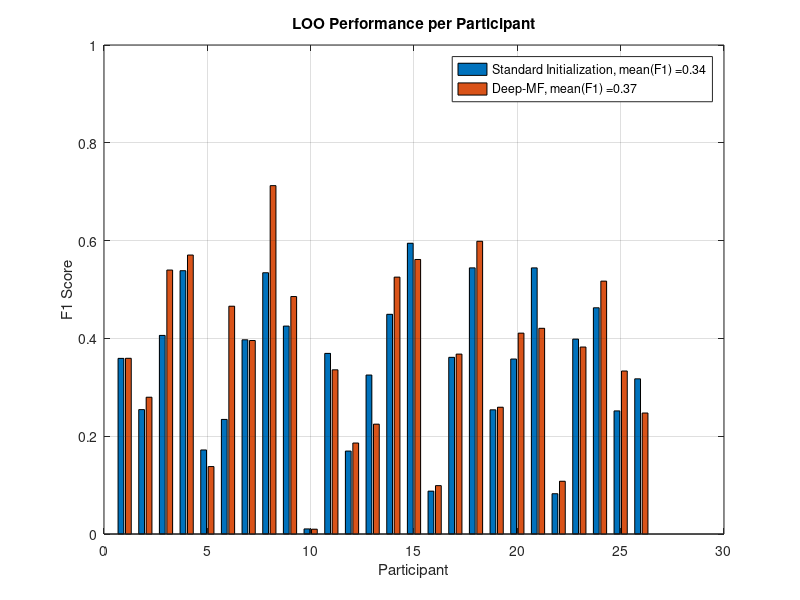

MATLAB code for this plot:
load("LOO_results.mat")

F1_deepMF(size(results)) = 0;
F1_deepMF_He(size(results)) = 0;
F1_rand(size(results)) = 0;

for i = 1:length(results)
    TP = results{i}.tp_deepMF;
    FN = results{i}.fn_deepMF;
    FP = results{i}.fp_deepMF;
    TP = double(TP);
    FP = double(FP);
    FN = double(FN);
    Sensitivity = TP ./ (TP + FN);
    Precision   = TP ./ (TP + FP);
    F1_deepMF(i) = 2 * (Precision .* Sensitivity) ./ (Precision + Sensitivity);

    TP = results{i}.tp_deepMF_He;
    FN = results{i}.fn_deepMF_He;
    FP = results{i}.fp_deepMF_He;
    TP = double(TP);
    FP = double(FP);
    FN = double(FN);
    Sensitivity = TP ./ (TP + FN);
    Precision   = TP ./ (TP + FP);
    F1_deepMF_He(i) = 2 * (Precision .* Sensitivity) ./ (Precision + Sensitivity);

    TP = results{i}.tp_rand;
    FN = results{i}.fn_rand;
    FP = results{i}.fp_rand;
    TP = double(TP);
    FP = double(FP);
    FN = double(FN);
    Sensitivity = TP ./ (TP + FN);
    Precision   = TP ./ (TP + FP);
    F1_rand(i) = 2 * (Precision .* Sensitivity) ./ (Precision + Sensitivity);
end
%%
F1_all = [F1_rand(:), F1_deepMF_He(:)];

figure;
b = bar(F1_all, 'grouped');

xlabel('Participant')
ylabel('F1 Score')
title('LOO Performance per Participant')
ylim([0 1])
grid on
m = mean(F1_all);
label1 = strcat('Standard Initialization, mean(F1) = ', num2str(m(1),'%.2f')); 
label2 = strcat('Deep-MF, mean(F1) = ', num2str(m(2),'%.2f')); 
legend({label1,label2}, 'Location','best')
